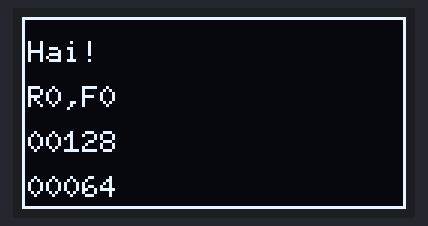
Bench run of a sketch on a simulated Arduino Uno, built with avr-gcc and run on an emulated ATmega328P. Shown: 128×64 one-colour display.

Above: at 0.3 s.
At 2.6 s:
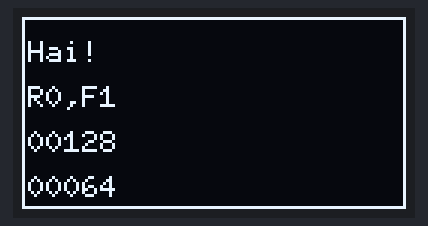
At 4.9 s:
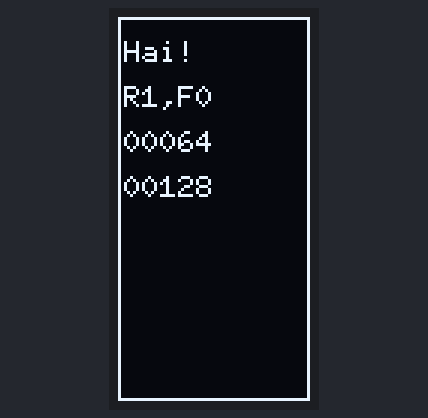
At 7.1 s:
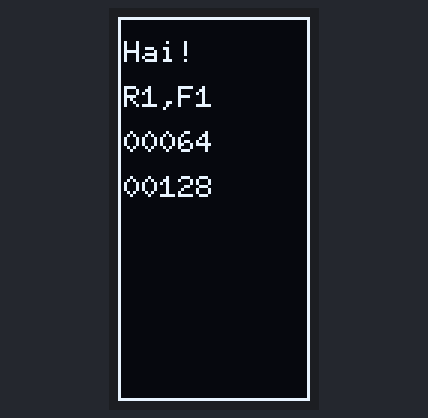
At 11.7 s:
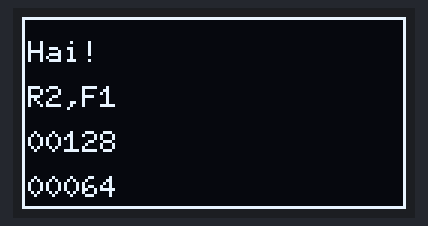
At 16.2 s:
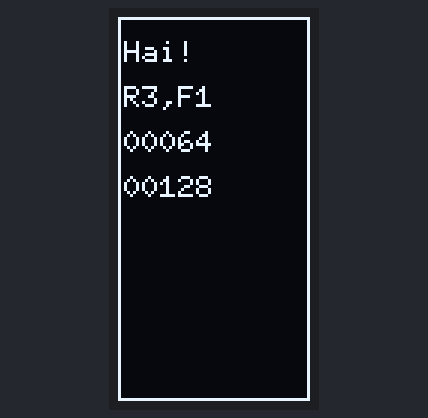

The sketch:

Rotasi_Dan_Flip_Display_Oled.ino
```cpp
#include <Arduino.h>
#include <U8g2lib.h>

#ifdef U8X8_HAVE_HW_SPI
#include <SPI.h>
#endif
#ifdef U8X8_HAVE_HW_I2C
#include <Wire.h>
#endif

U8G2_SH1106_128X64_NONAME_1_HW_I2C u8g2(U8G2_R0, /* reset=*/ U8X8_PIN_NONE, PB6 /*SCL*/, PB7 /*SDA*/);

void setup(void) {
  u8g2.begin();
  u8g2.setFont(u8g2_font_6x10_tr);                                        //Memilih font dan ukuran
}

void draw(const char * s)
{
  u8g2.firstPage();
  do {
    u8g2.drawStr(2,15,"Hai!");                                            // Menuliskan pesan "Hai!"
    u8g2.drawStr(2,30,s);                                                 // Menampilkan data s
    u8g2.drawFrame(0,0,u8g2.getDisplayWidth(),u8g2.getDisplayHeight() );  // Dapatkan nilai lebar dan panjang display tergantung rotasi
    u8g2.drawStr(2, 45, u8x8_u16toa(u8g2.getDisplayWidth(), 5));          // Menuliskan lebar display
    u8g2.drawStr(2, 60, u8x8_u16toa(u8g2.getDisplayHeight(), 5));         // Menuliskan panjang display

  } while ( u8g2.nextPage() );
  delay(2000);
}

void loop(void) {

  //data s
  u8g2.clearDisplay();                                                    // Membersihkan Layar
  u8g2.setDisplayRotation(U8G2_R0);                                       // Mengatur Mode Rotasi - RO - display diputar 0 derajat searah jarum jam
  u8g2.setFlipMode(0);                                                    // Mengatur Mode Flip(0) - Membalik Rotasi 0 derajat
  draw("R0,F0");                                                          // R0, F0 = R2, F1
  u8g2.clearDisplay();                                                    // Membersihkan Layar
  u8g2.setFlipMode(1);                                                    // Mengatur Mode Flip(1) - Membalik Rotasi 180 derajat
  draw("R0,F1");                                                          // R0, F1 = R2, F0

  u8g2.clearDisplay();                                                    // Membersihkan Layar
  u8g2.setDisplayRotation(U8G2_R1);                                       // Mengatur Mode Rotasi - R1 - display diputar 90 derajat searah jarum jam
  u8g2.setFlipMode(0);                                                    // Mengatur Mode Flip(0) - Membalik Rotasi 0 derajat
  draw("R1,F0");                                                          // R3, F0 = R1, F1
  u8g2.clearDisplay();                                                    // Membersihkan Layar
  u8g2.setFlipMode(1);                                                    // Mengatur Mode Flip(1) - Membalik Rotasi 180 derajat
  draw("R1,F1");                                                          // R1, F1 = R3, F0

  u8g2.clearDisplay();                                                    // Membersihkan Layar
  u8g2.setDisplayRotation(U8G2_R2);                                       // Mengatur Mode Rotasi - R2 - display diputar 180 derajat searah jarum jam
  u8g2.setFlipMode(0);                                                    // Mengatur Mode Flip(0) - Membalik Rotasi 0 derajat
  draw("R2,F0");                                                          // R2, F0 = R0, F1
  u8g2.clearDisplay();                                                    // Membersihkan Layar
  u8g2.setFlipMode(1);                                                    // Mengatur Mode Flip(1) - Membalik Rotasi 180 derajat
  draw("R2,F1");                                                          // R2, F1 = R0, F0

  u8g2.clearDisplay();                                                    // Membersihkan Layar
  u8g2.setDisplayRotation(U8G2_R3);                                       // Mengatur Mode Rotasi - R3 - display diputar 270 derajat searah jarum jam
  u8g2.setFlipMode(0);                                                    // Mengatur Mode Flip(0) - Membalik Rotasi 0 derajat
  draw("R3,F0");                                                          // R3, F0 = R1, F1
  u8g2.clearDisplay();                                                    // Membersihkan Layar
  u8g2.setFlipMode(1);                                                    // Mengatur Mode Flip(1) - Membalik Rotasi 180 derajat
  draw("R3,F1");                                                          // R3, F1 = R1, F0
}
```

Measured:
- by itself, everything shown: repeats every 18.1 s, in 16 steps
- what the display in image 0 shows lasts 2.0 s, from 0.3 s to 2.3 s
